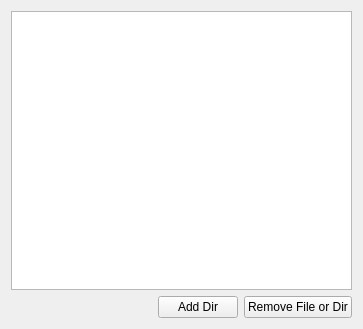
<?xml version="1.0" encoding="UTF-8"?>
<ui version="4.0">
 <class>Widget</class>
 <widget class="QWidget" name="Widget">
  <property name="geometry">
   <rect>
    <x>0</x>
    <y>0</y>
    <width>363</width>
    <height>329</height>
   </rect>
  </property>
  <property name="windowTitle">
   <string>Widget</string>
  </property>
  <layout class="QVBoxLayout" name="verticalLayout">
   <item>
    <widget class="QTreeView" name="treeView"/>
   </item>
   <item>
    <layout class="QHBoxLayout" name="horizontalLayout">
     <item>
      <spacer name="horizontalSpacer">
       <property name="orientation">
        <enum>Qt::Horizontal</enum>
       </property>
       <property name="sizeHint" stdset="0">
        <size>
         <width>40</width>
         <height>20</height>
        </size>
       </property>
      </spacer>
     </item>
     <item>
      <widget class="QPushButton" name="addDirButton">
       <property name="text">
        <string>Add Dir</string>
       </property>
      </widget>
     </item>
     <item>
      <widget class="QPushButton" name="removeFileDir">
       <property name="text">
        <string>Remove File or Dir</string>
       </property>
      </widget>
     </item>
    </layout>
   </item>
  </layout>
 </widget>
 <layoutdefault spacing="6" margin="11"/>
 <resources/>
 <connections/>
</ui>
